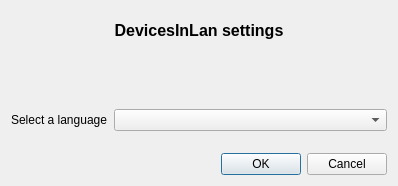
<?xml version="1.0" encoding="UTF-8"?>
<ui version="4.0">
 <class>frmSettings</class>
 <widget class="QDialog" name="frmSettings">
  <property name="geometry">
   <rect>
    <x>0</x>
    <y>0</y>
    <width>398</width>
    <height>186</height>
   </rect>
  </property>
  <property name="windowTitle">
   <string>DevicesInLan settings</string>
  </property>
  <property name="windowIcon">
   <iconset>
    <normaloff>:/glparchis/configure.png</normaloff>:/glparchis/configure.png</iconset>
  </property>
  <layout class="QVBoxLayout" name="verticalLayout_2">
   <item>
    <layout class="QVBoxLayout" name="verticalLayout">
     <item>
      <widget class="QLabel" name="lblTitulo">
       <property name="font">
        <font>
         <pointsize>12</pointsize>
         <weight>75</weight>
         <bold>true</bold>
        </font>
       </property>
       <property name="text">
        <string>DevicesInLan settings</string>
       </property>
       <property name="alignment">
        <set>Qt::AlignCenter</set>
       </property>
      </widget>
     </item>
     <item>
      <layout class="QHBoxLayout" name="horizontalLayout_2">
       <item>
        <spacer name="horizontalSpacer_2">
         <property name="orientation">
          <enum>Qt::Horizontal</enum>
         </property>
         <property name="sizeHint" stdset="0">
          <size>
           <width>40</width>
           <height>20</height>
          </size>
         </property>
        </spacer>
       </item>
       <item>
        <widget class="QLabel" name="lblPixmap">
         <property name="sizePolicy">
          <sizepolicy hsizetype="Fixed" vsizetype="Fixed">
           <horstretch>0</horstretch>
           <verstretch>0</verstretch>
          </sizepolicy>
         </property>
         <property name="minimumSize">
          <size>
           <width>48</width>
           <height>48</height>
          </size>
         </property>
         <property name="maximumSize">
          <size>
           <width>48</width>
           <height>48</height>
          </size>
         </property>
         <property name="pixmap">
          <pixmap resource="../images/devicesinlan.qrc">:/configure.png</pixmap>
         </property>
         <property name="scaledContents">
          <bool>true</bool>
         </property>
         <property name="alignment">
          <set>Qt::AlignCenter</set>
         </property>
        </widget>
       </item>
       <item>
        <spacer name="horizontalSpacer">
         <property name="orientation">
          <enum>Qt::Horizontal</enum>
         </property>
         <property name="sizeHint" stdset="0">
          <size>
           <width>40</width>
           <height>20</height>
          </size>
         </property>
        </spacer>
       </item>
      </layout>
     </item>
     <item>
      <layout class="QHBoxLayout" name="horizontalLayout">
       <item>
        <layout class="QFormLayout" name="formLayout">
         <property name="fieldGrowthPolicy">
          <enum>QFormLayout::ExpandingFieldsGrow</enum>
         </property>
         <item row="0" column="0">
          <widget class="QLabel" name="label_2">
           <property name="text">
            <string>Select a language</string>
           </property>
          </widget>
         </item>
         <item row="0" column="1">
          <widget class="QComboBox" name="cmbLanguage">
           <property name="sizePolicy">
            <sizepolicy hsizetype="Expanding" vsizetype="Fixed">
             <horstretch>0</horstretch>
             <verstretch>0</verstretch>
            </sizepolicy>
           </property>
          </widget>
         </item>
        </layout>
       </item>
      </layout>
     </item>
    </layout>
   </item>
   <item>
    <widget class="QDialogButtonBox" name="buttonBox">
     <property name="orientation">
      <enum>Qt::Horizontal</enum>
     </property>
     <property name="standardButtons">
      <set>QDialogButtonBox::Cancel|QDialogButtonBox::Ok</set>
     </property>
    </widget>
   </item>
  </layout>
 </widget>
 <resources>
  <include location="../images/devicesinlan.qrc"/>
  <include location="../images/devicesinlan.qrc"/>
 </resources>
 <connections>
  <connection>
   <sender>buttonBox</sender>
   <signal>accepted()</signal>
   <receiver>frmSettings</receiver>
   <slot>accept()</slot>
   <hints>
    <hint type="sourcelabel">
     <x>248</x>
     <y>254</y>
    </hint>
    <hint type="destinationlabel">
     <x>157</x>
     <y>274</y>
    </hint>
   </hints>
  </connection>
  <connection>
   <sender>buttonBox</sender>
   <signal>rejected()</signal>
   <receiver>frmSettings</receiver>
   <slot>reject()</slot>
   <hints>
    <hint type="sourcelabel">
     <x>316</x>
     <y>260</y>
    </hint>
    <hint type="destinationlabel">
     <x>286</x>
     <y>274</y>
    </hint>
   </hints>
  </connection>
 </connections>
</ui>
